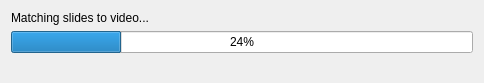
<?xml version="1.0" encoding="UTF-8"?>
<ui version="4.0">
 <class>Dialog</class>
 <widget class="QDialog" name="Dialog">
  <property name="geometry">
   <rect>
    <x>0</x>
    <y>0</y>
    <width>484</width>
    <height>83</height>
   </rect>
  </property>
  <property name="windowTitle">
   <string>Matching slides to video...</string>
  </property>
  <layout class="QVBoxLayout" name="verticalLayout">
   <item>
    <widget class="QLabel" name="lblInfo">
     <property name="text">
      <string>Matching slides to video...</string>
     </property>
    </widget>
   </item>
   <item>
    <widget class="QProgressBar" name="prgProgress">
     <property name="value">
      <number>24</number>
     </property>
    </widget>
   </item>
   <item>
    <spacer name="verticalSpacer">
     <property name="orientation">
      <enum>Qt::Vertical</enum>
     </property>
     <property name="sizeHint" stdset="0">
      <size>
       <width>20</width>
       <height>40</height>
      </size>
     </property>
    </spacer>
   </item>
  </layout>
 </widget>
 <resources/>
 <connections/>
</ui>
